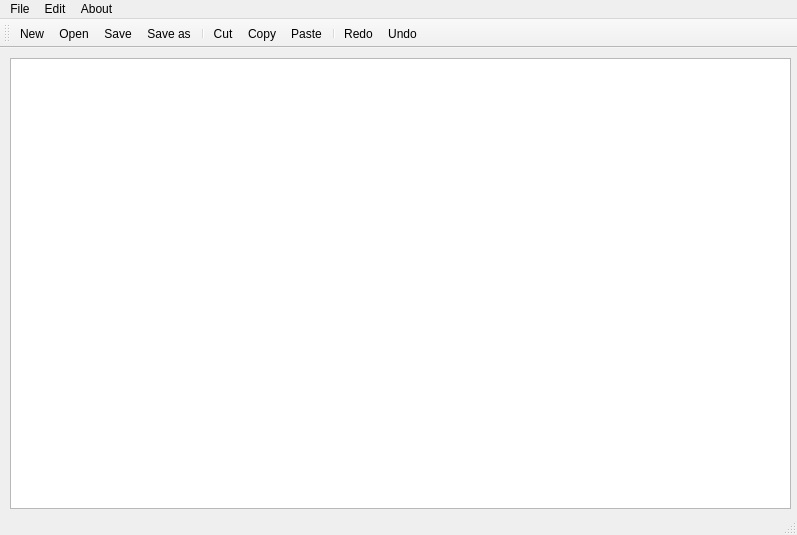
<?xml version="1.0" encoding="UTF-8"?>
<ui version="4.0">
 <class>MainWindow</class>
 <widget class="QMainWindow" name="MainWindow">
  <property name="geometry">
   <rect>
    <x>0</x>
    <y>0</y>
    <width>797</width>
    <height>535</height>
   </rect>
  </property>
  <property name="windowTitle">
   <string>Notepad</string>
  </property>
  <widget class="QWidget" name="centralwidget">
   <widget class="QTextEdit" name="textEdit">
    <property name="geometry">
     <rect>
      <x>10</x>
      <y>10</y>
      <width>781</width>
      <height>451</height>
     </rect>
    </property>
   </widget>
  </widget>
  <widget class="QMenuBar" name="menubar">
   <property name="geometry">
    <rect>
     <x>0</x>
     <y>0</y>
     <width>797</width>
     <height>22</height>
    </rect>
   </property>
   <widget class="QMenu" name="menuFile">
    <property name="title">
     <string>File</string>
    </property>
    <addaction name="actionNew"/>
    <addaction name="actionOpen"/>
    <addaction name="separator"/>
    <addaction name="separator"/>
    <addaction name="actionSave"/>
    <addaction name="actionSave_as"/>
   </widget>
   <widget class="QMenu" name="menuEdit">
    <property name="title">
     <string>Edit</string>
    </property>
    <addaction name="actionCut"/>
    <addaction name="actionCopy"/>
    <addaction name="actionPaste"/>
    <addaction name="separator"/>
    <addaction name="actionRedo"/>
    <addaction name="actionUndo"/>
   </widget>
   <widget class="QMenu" name="menuAbout">
    <property name="title">
     <string>About</string>
    </property>
    <addaction name="actionAbout_Notepad"/>
   </widget>
   <addaction name="menuFile"/>
   <addaction name="menuEdit"/>
   <addaction name="menuAbout"/>
  </widget>
  <widget class="QStatusBar" name="statusbar"/>
  <widget class="QToolBar" name="toolBar">
   <property name="windowTitle">
    <string>toolBar</string>
   </property>
   <attribute name="toolBarArea">
    <enum>TopToolBarArea</enum>
   </attribute>
   <attribute name="toolBarBreak">
    <bool>false</bool>
   </attribute>
   <addaction name="actionNew"/>
   <addaction name="actionOpen"/>
   <addaction name="actionSave"/>
   <addaction name="actionSave_as"/>
   <addaction name="separator"/>
   <addaction name="actionCut"/>
   <addaction name="actionCopy"/>
   <addaction name="actionPaste"/>
   <addaction name="separator"/>
   <addaction name="actionRedo"/>
   <addaction name="actionUndo"/>
  </widget>
  <action name="actionNew">
   <property name="icon">
    <iconset resource="Resource.qrc">
     <normaloff>:/rec/img/new.png</normaloff>:/rec/img/new.png</iconset>
   </property>
   <property name="text">
    <string>New</string>
   </property>
  </action>
  <action name="actionOpen">
   <property name="icon">
    <iconset resource="Resource.qrc">
     <normaloff>:/rec/img/open.png</normaloff>:/rec/img/open.png</iconset>
   </property>
   <property name="text">
    <string>Open</string>
   </property>
  </action>
  <action name="actionSave">
   <property name="icon">
    <iconset resource="Resource.qrc">
     <normaloff>:/rec/img/save.png</normaloff>:/rec/img/save.png</iconset>
   </property>
   <property name="text">
    <string>Save</string>
   </property>
  </action>
  <action name="actionSave_as">
   <property name="icon">
    <iconset resource="Resource.qrc">
     <normaloff>:/rec/img/save as.png</normaloff>:/rec/img/save as.png</iconset>
   </property>
   <property name="text">
    <string>Save as</string>
   </property>
  </action>
  <action name="actionCut">
   <property name="icon">
    <iconset resource="Resource.qrc">
     <normaloff>:/rec/img/cut.ico</normaloff>:/rec/img/cut.ico</iconset>
   </property>
   <property name="text">
    <string>Cut</string>
   </property>
  </action>
  <action name="actionCopy">
   <property name="icon">
    <iconset resource="Resource.qrc">
     <normaloff>:/rec/img/copy.png</normaloff>:/rec/img/copy.png</iconset>
   </property>
   <property name="text">
    <string>Copy</string>
   </property>
  </action>
  <action name="actionPaste">
   <property name="icon">
    <iconset resource="Resource.qrc">
     <normaloff>:/rec/img/paste.png</normaloff>:/rec/img/paste.png</iconset>
   </property>
   <property name="text">
    <string>Paste</string>
   </property>
  </action>
  <action name="actionRedo">
   <property name="icon">
    <iconset resource="Resource.qrc">
     <normaloff>:/rec/img/redo.png</normaloff>:/rec/img/redo.png</iconset>
   </property>
   <property name="text">
    <string>Redo</string>
   </property>
  </action>
  <action name="actionUndo">
   <property name="icon">
    <iconset resource="Resource.qrc">
     <normaloff>:/rec/img/undo.png</normaloff>:/rec/img/undo.png</iconset>
   </property>
   <property name="text">
    <string>Undo</string>
   </property>
  </action>
  <action name="actionAbout_Notepad">
   <property name="text">
    <string>About Notepad</string>
   </property>
  </action>
 </widget>
 <resources>
  <include location="Resource.qrc"/>
 </resources>
 <connections/>
</ui>
